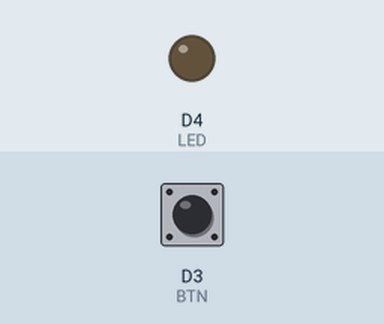
Bench run of a sketch on a simulated ESP8266 (NodeMCU). Parts: output pins drawn as LEDs (lit = HIGH). The inputs (shaded band) are chosen by the test bench; at power-on: D3 (BTN) HIGH. WiFi joins after 1.5 s; servers stay silent unless stated.

Above: at 3.0 s.
3.1 s: D3 (BTN) pulled LOW for 0.15 s
At 4.3 s:
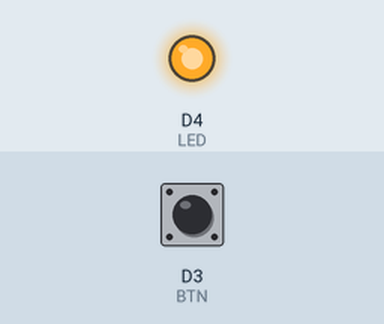
4.7 s: D3 (BTN) pulled LOW for 1 s
At 5.6 s:
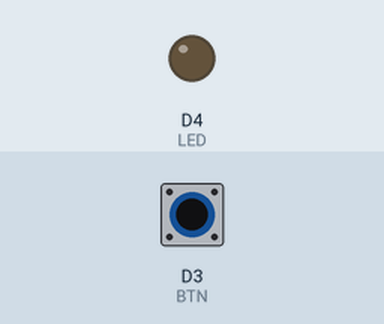
7.2 s: D3 (BTN) pulled LOW for 3.2 s
At 7.6 s:
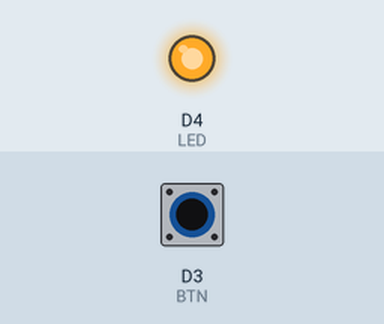
Timing chart, 0 to 10.2 s (numbered marks = the images above; inputs shaded):
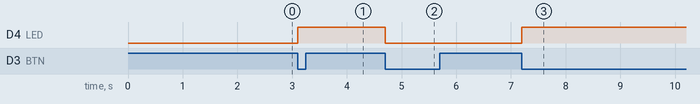

Measured:
- after the input at 3.1 s, D4 (LED): LOW → HIGH at once
- after the input at 4.7 s, D4 (LED): HIGH → LOW at once
- after the input at 7.2 s, D4 (LED): LOW → HIGH at once

The sketch:

Test_Blynk_Btn.ino
```cpp
// Template ID, Device Name and Auth Token are provided by the Blynk.Cloud
// See the Device Info tab, or Template settings
#define BLYNK_TEMPLATE_ID "TMPLwUaGg59B"
#define BLYNK_DEVICE_NAME "ESP Gateway"
#define BLYNK_AUTH_TOKEN "d-h5xU15_p8at43vrqFbIUHBMM3bmsQE"

// Comment this out to disable prints and save space
// #define BLYNK_PRINT Serial

#include <ESP8266WiFi.h>
#include <BlynkSimpleEsp8266.h>

char auth[] = BLYNK_AUTH_TOKEN;

// Your WiFi credentials.
// Set password to "" for open networks.
char ssid[] = "HshopLTK";
char pass[] = "HshopLTK@2311";

#define LED D4
#define BTN D3
bool btnState = HIGH;

// This function is called every time the Virtual Pin 5 state changes
BLYNK_WRITE(V5)
{
  // Set incoming value from pin V5 to a variable
  int value = param.asInt();

  digitalWrite(LED, value);
}

void setup()
{
  // Debug console
  Serial.begin(115200);

  pinMode(LED, OUTPUT);
  pinMode(BTN, INPUT_PULLUP);

  Blynk.begin(auth, ssid, pass);
}

void loop()
{
  Blynk.run();

  if (digitalRead(BTN)) // Release = HIGH
  {
    btnState = HIGH;
  }
  else // Push = LOW
  {
    if (btnState)
    {
      digitalWrite(LED, !digitalRead(LED));
      Blynk.virtualWrite(V5, digitalRead(LED));
      delay(100);

      btnState = LOW;
    }
  }
}
```
